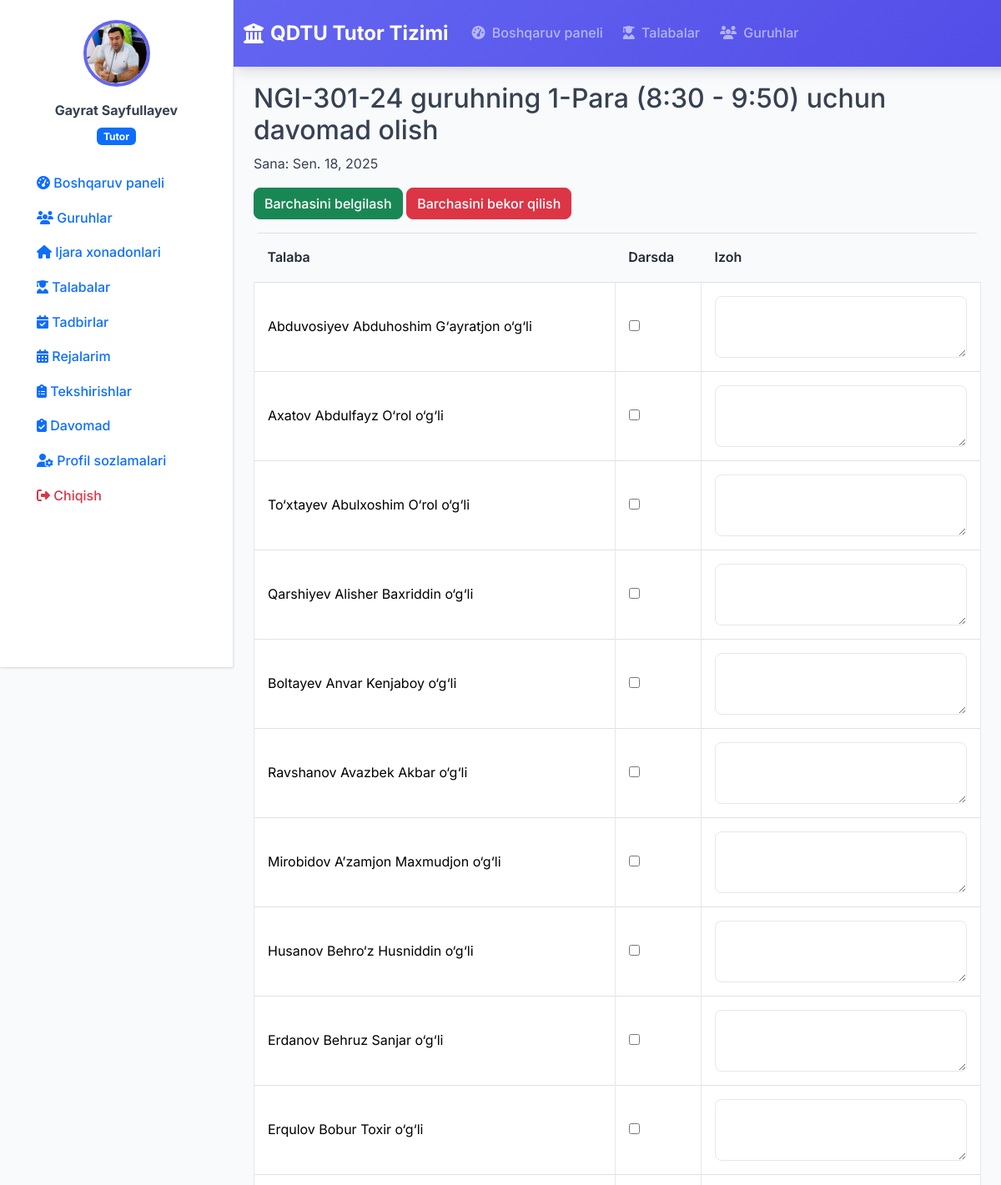
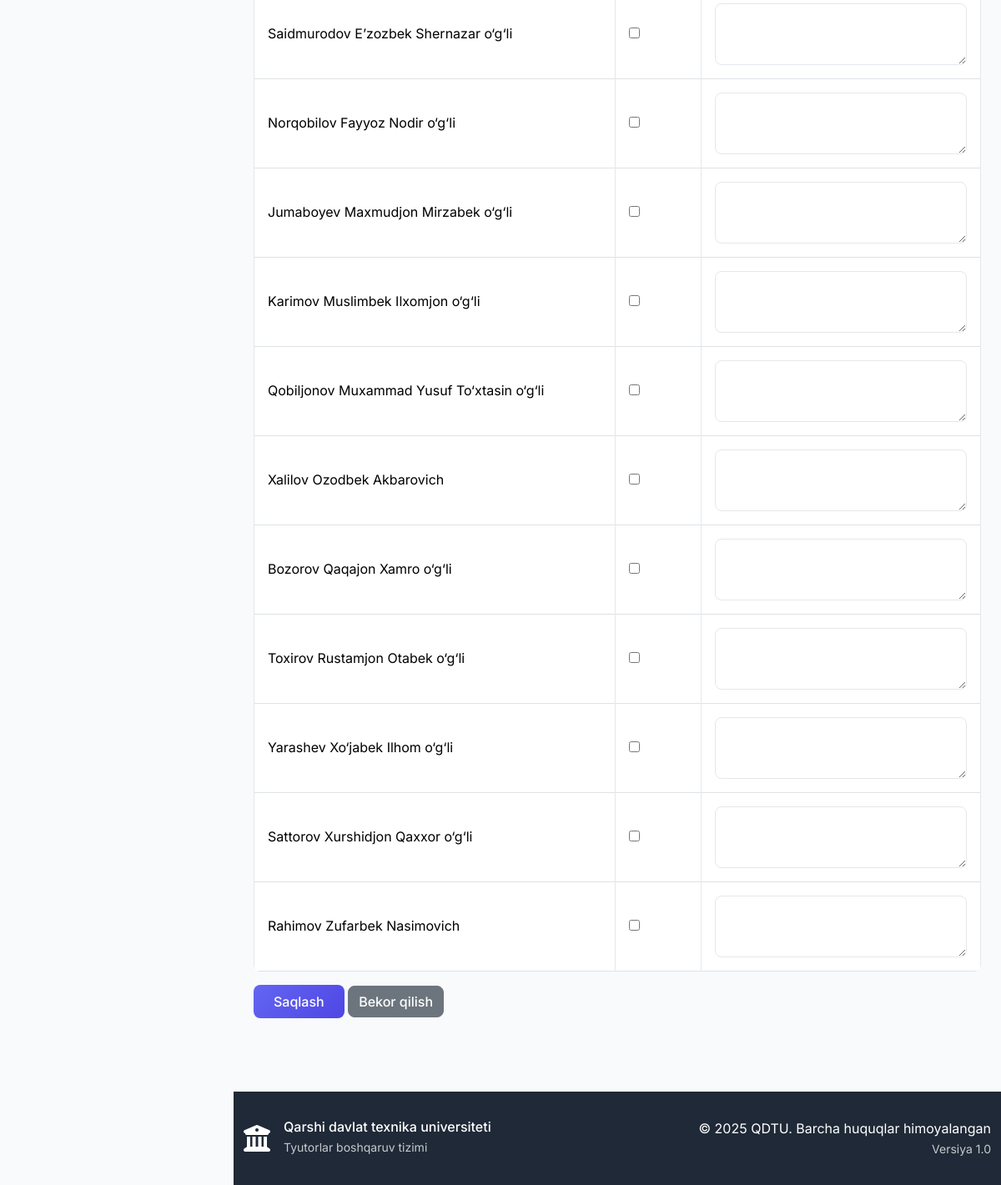
Page /attendance/take-attendance/22/1/ (signed in) on the committed database (2 pictures, top to bottom).
### accounts/models.py (models this page shows, shortened)
class User(AbstractUser):
    USER_TYPE_CHOICES = (
        ('rector', 'Rektor'),
        ('dean', 'Dekan'),
        ('tutor', 'Tutor'),
    )
    user_type = models.CharField(
        max_length=10,
        choices=USER_TYPE_CHOICES,
        verbose_name="Foydalanuvchi turi"
    )
    faculty = models.ForeignKey(
        'faculty.Faculty',
        on_delete=models.SET_NULL,
        null=True,
        blank=True,
        verbose_name="Fakultet"
    )
    profile_picture = models.ImageField(
        upload_to='profile_pics/',
        null=True,
        blank=True,
        verbose_name="Profil rasmi"
    )
    phone_number = models.CharField(
        max_length=20,
        blank=True,
        verbose_name="Telefon raqami"
    )
    class Meta:
        verbose_name = "Foydalanuvchi"
        verbose_name_plural = "Foydalanuvchilar"
    def is_rector(self):
        return self.user_type == 'rector'
    def is_dean(self):
        return self.user_type == 'dean'
    def is_tutor(self):
        return self.user_type == 'tutor'
    def get_full_name(self):
        return f"{self.first_name} {self.last_name}".strip() or self.username

### faculty/models.py (models this page shows, shortened)
class Group(models.Model):
    name = models.CharField(max_length=50, verbose_name="Nomi")
    faculty = models.ForeignKey(
        Faculty,
        on_delete=models.CASCADE,
        related_name='groups',
        verbose_name="Fakultet"
    )
    tutor = models.ForeignKey(
        'accounts.User',
        on_delete=models.SET_NULL,
        null=True,
        blank=True,
        related_name='assigned_groups',
        verbose_name="Tutor"
    )
    course = models.IntegerField(default=1, verbose_name="Kurs")
    created_at = models.DateTimeField(auto_now_add=True, verbose_name="Yaratilgan sana")
    class Meta:
        verbose_name = "Guruh"
        verbose_name_plural = "Guruhlar"
        unique_together = ['name', 'faculty']

### students/models.py (models this page shows, shortened)
class Student(models.Model):
    GENDER_CHOICES = (
        ('male', 'Erkak'),
        ('female', 'Ayol'),
    )
    FUQARO_CHOICES = (
        ('uz', 'O‘zbekiston fuqarosi'),
        ('foreign', 'Chet el fuqarosi'),
    )
    TALIM_CHOICES = (
        ('bakalavr', 'Bakalavr'),
        ('magistr', 'Magistr'),
        ('doktorant', 'Doktorant'),
        ('phd', 'PhD'),
    )
    TULOV_CHOICES = (
        ('grant', 'Davlat granti'),
        ('contract', 'To‘lov-kontrakt'),
    )
    TALIM_SHAKLI_CHOICES = (
        ('kunduzgi', 'Kunduzgi'),
        ('sirtqi', 'Sirtqi'),
        ('kechki', 'Kechki'),
        ('masofaviy', 'Masofaviy'),
    )
    COURSE_CHOICES = (
        ('1', '1'),
        ('2', '2'),
        ('3', '3'),
        ('4', '4'),
        ('5', '5'),
        ('6', '6'),
    )
    APPARTMENT_TYPE_CHOICES = (
        ('ttj', 'TTJ (Talabalar turar joyi)'),
        ('rent', 'Ijara xonadon'),
        ('home', 'Uyda yashaydi'),
    )
    FAMILY_CHOICES = (
        ('turmush_qurgan', 'Turmush qurgan'),
        ('turmush_qurmagan', 'Turmush qurgan emas'),
    )
    first_name = models.CharField(max_length=50, verbose_name="Ism")
    last_name = models.CharField(max_length=50, verbose_name="Familiya")
    middle_name = models.CharField(max_length=50, blank=True, verbose_name="Otasining ismi")
    gender = models.CharField(max_length=10, choices=GENDER_CHOICES, verbose_name="Jinsi")
    birth_date = models.DateField(verbose_name="Tug'ilgan sana")
    group = models.ForeignKey(
        'faculty.Group',
        on_delete=models.CASCADE,
        related_name='students',
        verbose_name="Guruh"
    )
    is_renting = models.BooleanField(default=False, verbose_name="Ijara xonadonida yashaydi")
    address = models.TextField(blank=True, verbose_name="Manzil")
    phone_number = models.CharField(max_length=20, blank=True, verbose_name="Telefon raqami")
    email = models.EmailField(blank=True, verbose_name="Email")
    created_at = models.DateTimeField(auto_now_add=True, verbose_name="Yaratilgan sana")
    is_orphan = models.BooleanField(default=False, verbose_name="Yetim")
    has_disability = models.BooleanField(default=False, verbose_name="Nogironligi bor")
    lives_in_dormitory = models.BooleanField(default=False, verbose_name="TTJ da yashaydi")
    student_id = models.IntegerField(verbose_name="Talaba ID", unique=True, default=0)
    fuqaro = models.CharField(max_length=20, choices=FUQARO_CHOICES, default='uz', verbose_name="Fuqarolik")
    jshshir = models.CharField(max_length=14, verbose_name="JSHSHIR raqami", unique=True)  # Changed to CharField for JSHSHIR
    passport = models.CharField(max_length=20, verbose_name="Pasport raqami", unique=True)
    otm = models.CharField(max_length=100, verbose_name="Oliy ta'lim muassasasi")
    talim_turi = models.CharField(max_length=20, choices=TALIM_CHOICES, default='bakalavr', verbose_name="Ta'lim turi")
    tulov_turi = models.CharField(max_length=20, choices=TULOV_CHOICES, default='grant', verbose_name="To'lov turi")
    talim_shakli = models.CharField(max_length=20, choices=TALIM_SHAKLI_CHOICES, default='kunduzgi', verbose_name="Ta'lim shakli")
    shifr = models.CharField(blank=True, max_length=20, verbose_name="Shifr")  # Changed to CharField for flexibility
    mutaxassislik = models.ForeignKey(Mutaxassislik, on_delete=models.CASCADE, verbose_name="Mutaxassislik")
    country = models.ForeignKey(Country, on_delete=models.CASCADE, verbose_name="Vatan")
    const_region = models.ForeignKey(Region, on_delete=models.CASCADE, related_name='const_students', verbose_name="Doimiy viloyat")
    const_district = models.ForeignKey(District, on_delete=models.CASCADE, related_name='const_students', verbose_name="Doimiy tuman")
    temporary_region = models.ForeignKey(Region, on_delete=models.CASCADE, related_name='temp_students', verbose_name="Vaqtincha viloyat")
    temporary_district = models.ForeignKey(District, on_delete=models.CASCADE, related_name='temp_students', verbose_name="Vaqtincha tuman")
    temporary_address = models.TextField(blank=True, verbose_name="Yashash manzili")
    appartment_type = models.CharField(max_length=20, choices=APPARTMENT_TYPE_CHOICES, default='ttj', verbose_name="Yashash turi")
    family_type = models.CharField(max_length=20, choices=FAMILY_CHOICES, default='turmush_qurmagan', verbose_name="Oilaviy holati")
    bully_student = models.BooleanField(default=False, verbose_name="Bezori talaba")
    parent_status = models.CharField(max_length=100, blank=True, null=True, verbose_name="Otasi yoki Onasi vafot etgan")
    is_in_social_protection = models.BooleanField(default=False, verbose_name="Ijtimoiy himoya reestiriga kiritilgan")
    is_in_temir_daftar = models.BooleanField(default=False, verbose_name="Temir daftarga kiritilgan oila farzandi")
    is_in_women_daftar = models.BooleanField(default=False, verbose_name="Ayollar daftari ro'yxatiga kiritilgan")
    is_in_youth_daftar = models.BooleanField(default=False, verbose_name="Yoshlar daftari ro'yxatiga kiritilgan")
    is_in_orphanage = models.BooleanField(default=False, verbose_name="Mehribonlik uyi tarbiyalanuvchisi")
    parents_divorced = models.BooleanField(default=False, verbose_name="Ota-onasi ajrashgan")
    nation = models.CharField(
        max_length=20,
        choices=NATION_CHOICES,
        default='uzbek',
        verbose_name="Millati"
    )
    room = models.ForeignKey(
        'housing.Room',
        on_delete=models.SET_NULL,
        null=True,
        blank=True,
        related_name='students',
        verbose_name="Ijara xona"
    )
    ttj = models.ForeignKey(
        TTJ,
        on_delete=models.SET_NULL,
        null=True,
        blank=True,
        related_name='students',
        verbose_name="TTJ"
    )
    class Meta:
        verbose_name = "Talaba"
        verbose_name_plural = "Talabalar"
    @property
    def full_name(self):
        if self.middle_name:
            return f"{self.last_name} {self.first_name} {self.middle_name}"
        return f"{self.last_name} {self.first_name}"

### attendance/views.py (the view, shortened to what this page needs)
# urls.py: path('take-attendance/<int:group_id>/', views.take_attendance, name='take_attendance'),
@login_required
def take_attendance(request, group_id, period=None):
    if request.user.user_type != 'tutor':
        messages.error(request, 'Only tutors can take attendance.')
        return redirect('attendance_view')
    group = get_object_or_404(Group, id=group_id, tutor=request.user)
    existing_attendance = Attendance.objects.filter(
        group=group,
        date=date.today(),
        period=period
    ).first()
    if existing_attendance and existing_attendance.is_locked:
        messages.error(request, f'Attendance for {dict(Attendance.PERIOD_CHOICES)[period]} has already been taken and cannot be modified.')
        return redirect('attendance_view')
    students = Student.objects.filter(group=group).order_by('first_name', 'last_name')
    attendance_records = {}
    if existing_attendance:
        records = AttendanceRecord.objects.filter(attendance=existing_attendance)
        attendance_records = {record.student.id: record for record in records}
    context = {
        'group': group,
        'students': students,
        'attendance_records': attendance_records,
        'existing_attendance': existing_attendance,
        'current_date': date.today(),
        'period': period,
        'period_name': dict(Attendance.PERIOD_CHOICES).get(period)
    }
    return render(request, 'attendance/take_attendance.html', context)

### templates/attendance/take_attendance.html (shortened to what this page needs)
{% extends 'base.html' %}
{% block content %}
<div class="container">
    <h2>{{ group.name }} guruhning {{ period_name }} uchun davomad olish</h2>
    <p>Sana: {{ current_date }}</p>
    <form method="post" id="attendanceForm">
        <div class="mb-3">
            <button type="button" class="btn btn-success" onclick="markAllPresent()">Barchasini belgilash</button>
            <button type="button" class="btn btn-danger" onclick="markAllAbsent()">Barchasini bekor qilish</button>
        </div>
        <table class="table table-bordered">
            <thead>
                <tr>
                    <th>Talaba</th>
                    <th>Darsda</th>
                    <th>Izoh</th>
                </tr>
            </thead>
            <tbody>
                {% for student in students %}
                    <tr>
                        <td>{{ student.full_name }}</td>
                        <td>
                            <input type="checkbox" name="student_{{ student.id }}">
                        </td>
                        <td>
                            <textarea name="note_{{ student.id }}" class="form-control">{{ attendance_record|default:'' }}</textarea>
                        </td>
                    </tr>
                {% endfor %}
            </tbody>
        </table>
        <button type="submit" class="btn btn-primary">Saqlash</button>
        <a href="{% url 'attendance_view' %}" class="btn btn-secondary">Bekor qilish</a>
    </form>
</div>
{% endblock %}

### templates/sidebar.html (shortened to what this page needs)
{% load static %}
<div class="sidebar" id="sidebar">
    <div class="sidebar-content">
        <div class="user-info text-center mb-4">
            {% if user.profile_picture %}
                <img src="{{ user.profile_picture.url }}" class="profile-image mb-3">
            {% else %}
                <div class="profile-initials mb-3">
                    {{ user.first_name|first|upper }}{{ user.last_name|first|upper }}
                </div>
            {% endif %}
            <div class="user-details">
                <div class="mb-1 fw-bold">{{ user.get_full_name }}</div>
                <div class="badge bg-primary">
                    {% if user.is_rector %}
                        Prorektor
                    {% elif user.is_dean %}
                        Dekan
                    {% elif user.is_tutor %}
                        Tutor
                    {% endif %}
                </div>
            </div>
        </div>
        <nav class="sidebar-nav">
            <ul class="nav flex-column">
                <li class="nav-item">
                    <a class="nav-link " href="{% url 'dashboard' %}">
                        <i class="fas fa-tachometer-alt"></i>
                        <span>Boshqaruv paneli</span>
                    </a>
                </li>
                {% if user.is_tutor %}
                    <li class="nav-item">
                        <a class="nav-link {% if request.resolver_match.url_name == 'group_list' or request.resolver_match.url_name == 'group_detail' %}active{% endif %}" href="{% url 'group_list' %}">
                            <i class="fas fa-users"></i>
                            <span>Guruhlar</span>
                        </a>
                    </li>
                    <li class="nav-item">
                        <a class="nav-link {% if request.resolver_match.url_name == 'room_list' or request.resolver_match.url_name == 'room_detail' %}active{% endif %}" href="{% url 'room_list' %}">
                            <i class="fas fa-home"></i>
                            <span>Ijara xonadonlari</span>
                        </a>
                    </li>
                    <li class="nav-item">
                        <a class="nav-link {% if request.resolver_match.url_name == 'student_list' or request.resolver_match.url_name == 'student_detail' %}active{% endif %}" href="{% url 'student_list' %}">
                            <i class="fas fa-user-graduate"></i>
                            <span>Talabalar</span>
                        </a>
                    </li>
                    <li class="nav-item">
                        <a class="nav-link" href="{% url 'event_list' %}">
                            <i class="fas fa-calendar-check"></i>
                            <span>Tadbirlar</span>
                        </a>
                    </li>
                    <li class="nav-item">
                        <a class="nav-link " href="{% url 'plan_list' %}">
                            <i class="fas fa-calendar-alt"></i>
                            <span>Rejalarim</span>
                        </a>
                    </li>
                {% endif %}
                <li class="nav-item">
                    <a class="nav-link {% if request.resolver_match.url_name == 'inspection_list' %}active{% endif %}" href="{% url 'inspection_list' %}">
                        <i class="fas fa-clipboard-list"></i>
                        <span>Tekshirishlar</span>
                    </a>
                </li>
                <li class="nav-item mt-auto">
                    <a href="{% url 'attendance_view' %}" class="nav-link flex items-center hover:bg-gray-100 {% if request.resolver_match.url_name == 'attendance_view' %}sidebar-active{% endif %}">
                        <i class="fas fa-clipboard-check mr-3"></i>
                        Davomad
                    </a>
                </li>
                <li class="nav-item mt-auto">
                    <a class="nav-link {% if request.resolver_match.url_name == 'profile' %}active{% endif %}" href="{% url 'profile' %}">
                        <i class="fas fa-user-cog"></i>
                        <span>Profil sozlamalari</span>
                    </a>
                </li>
                <li class="nav-item">
                    <a class="nav-link text-danger" href="{% url 'logout' %}">
                        <i class="fas fa-sign-out-alt"></i>
                        <span>Chiqish</span>
                    </a>
                </li>
            </ul>
        </nav>
    </div>
</div>

### rows in the picture
User: profile_picture (picture), get_full_name "Gayrat Sayfullayev"
Group: name "NGI-301-24"
Student: full_name "Abduvosiyev Abduhoshim G‘ayratjon o‘g‘li"
Student: full_name "Axatov Abdulfayz O‘rol o‘g‘li"
Student: full_name "To‘xtayev Abulxoshim O‘rol o‘g‘li"
Student: full_name "Qarshiyev Alisher Baxriddin o‘g‘li"
Student: full_name "Boltayev Anvar Kenjaboy o‘g‘li"
Student: full_name "Ravshanov Avazbek Akbar o‘g‘li"
Student: full_name "Mirobidov A’zamjon Maxmudjon o‘g‘li"
Student: full_name "Husanov Behro‘z Husniddin o‘g‘li"
Student: full_name "Erdanov Behruz Sanjar o‘g‘li"
Student: full_name "Erqulov Bobur Toxir o‘g‘li"
Student: full_name "Saidmurodov E’zozbek Shernazar o‘g‘li"
Student: full_name "Norqobilov Fayyoz Nodir o‘g‘li"
Student: full_name "Jumaboyev Maxmudjon Mirzabek o‘g‘li"
Student: full_name "Karimov Muslimbek Ilxomjon o‘g‘li"
Student: full_name "Qobiljonov Muxammad Yusuf To‘xtasin o‘g‘li"
Student: full_name "Xalilov Ozodbek Akbarovich"
Student: full_name "Bozorov Qaqajon Xamro o‘g‘li"
Student: full_name "Toxirov Rustamjon Otabek o‘g‘li"
Student: full_name "Yarashev Xo‘jabek Ilhom o‘g‘li"
Student: full_name "Sattorov Xurshidjon Qaxxor o‘g‘li"
Student: full_name "Rahimov Zufarbek Nasimovich"

### other values in the picture
{{ period_name }} "1-Para (8:30 - 9:50)"
